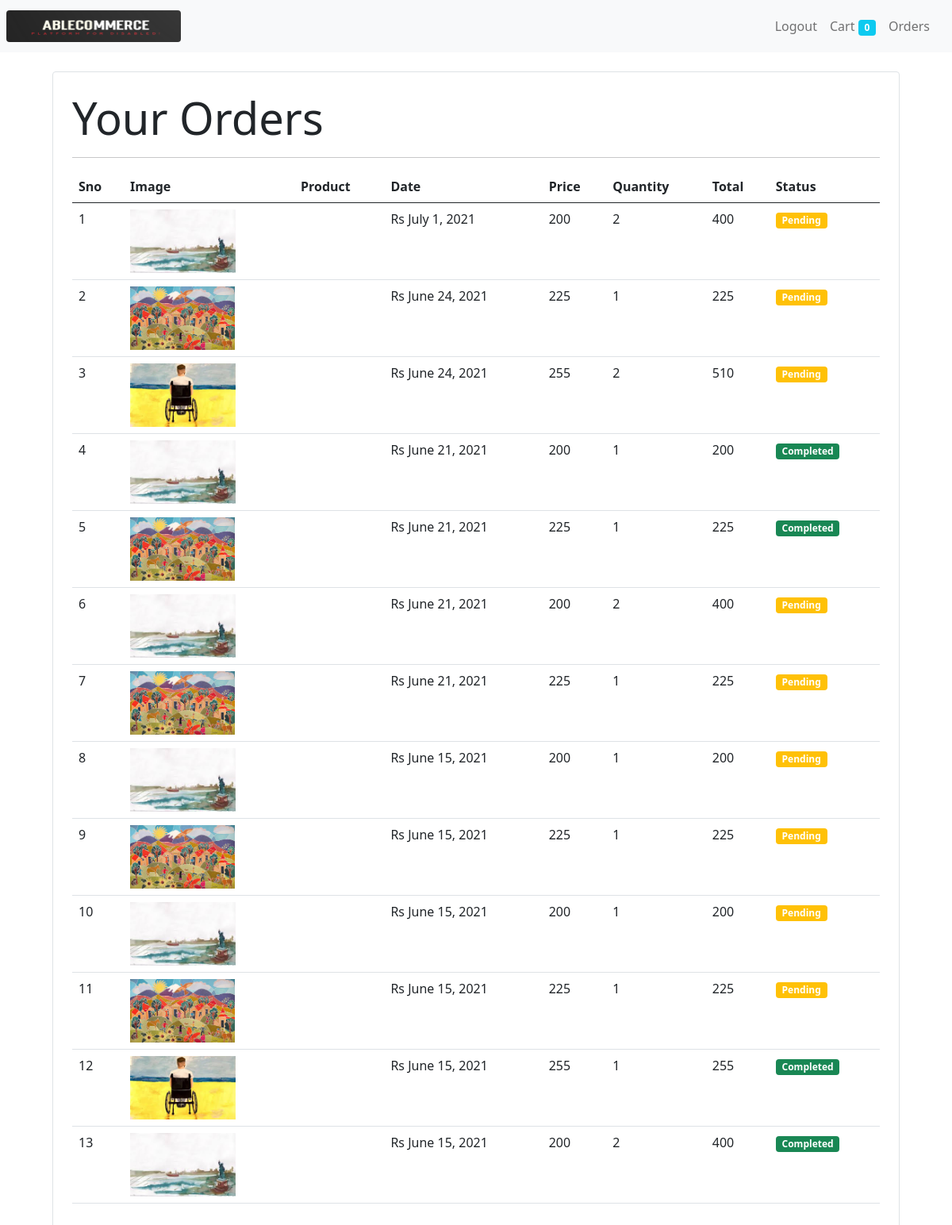
Page /orders (signed in) on the committed database.
### store/models/orders.py (models this page shows, shortened)
class Order(models.Model):
    product = models.ForeignKey(Product, on_delete=models.CASCADE)
    customer = models.ForeignKey(Customer, on_delete=models.CASCADE)
    quantity = models.IntegerField(default=1)
    price = models.IntegerField()
    address = models.CharField(max_length=50, default='', blank=True)
    phone = models.CharField(max_length=50, default='', blank=True)
    date = models.DateField(default=datetime.datetime.today)
    status = models.BooleanField(default=False)
    @staticmethod
    def get_orders_by_customer(customer_id):
        return Order. \
            objects. \
            filter(customer=customer_id)\
        .order_by('-date')

### store/models/product.py (models this page shows, shortened)
class Product(models.Model):
    name = models.CharField(max_length=50)
    price = models.IntegerField(default=0)
    category = models.ForeignKey(Category,on_delete=models.CASCADE,default=1)
    description = models.CharField(max_length=200,default='',null=True,blank=True)
    image = models.ImageField(upload_to='uploads/products/')

### store/views/orders.py (the view)
# urls.py: path('orders', OrderView.as_view(), name='orders'),
class OrderView(View):
    def get(self, request):
        customer = request.session.get('customer')
        orders = Order.get_orders_by_customer(customer)
        print(orders)
        return render(request,'orders.html', {'orders' : orders})

### store/templatetags/custom_filter.py (called while the page is built)
@register.filter(name='multiply')
def multiply(number, number1):
    return (number*number1)

### store/templates/orders.html
{% extends 'base.html' %}
{%block content%}
{% load cart %}
{% load custom_filter %}
<div class="container">
   <div class='border rounded p-4 m-4'>
      <p class="display-4 pl-4 ml-4">Your Orders</p>
      <hr>
      <table class="table">
         <thead>
            <tr>
               <th>Sno</th>
               <th>Image</th>
               <th>Product</th>
               <th>Date</th>
               <th>Price</th>
               <th>Quantity</th>
               <th>Total</th>
               <th>Status</th>
            </tr>
         </thead>
         <tbody>
            {% for order in orders %}
            <tr>
               <td>{{ forloop.counter }}</td>
               <td><img style="height: 80px" class="" src="{{order.product.image.url}}" alt=""></td>
               <td>{{orders.product.name}}</td>
               <td>Rs {{order.date}}</td>
               <td>{{order.product.price}}</td>
               <td>{{order.quantity}}</td>
               <td> {{order.quantity|multiply:order.price}}</td>
               {% if order.status %}
                  <td><small class="badge bg-success">Completed</small></td>
               {%else%}
                  <td><small class="badge bg-warning">Pending</small></td>
               {%endif%}
            </tr>
           {% endfor %}
         </tbody>
      </table>
   </div>
</div>
{%endblock%}

### rows in the picture
Order: product.image (picture), date "July 1, 2021", product.price "200", quantity "2", quantity|multiply "400", status "Pending"
Order: product.image (picture), date "June 24, 2021", product.price "225", quantity "1", quantity|multiply "225", status "Pending"
Order: product.image (picture), date "June 24, 2021", product.price "255", quantity "2", quantity|multiply "510", status "Pending"
Order: product.image (picture), date "June 21, 2021", product.price "200", quantity "1", quantity|multiply "200", status "Completed"
Order: product.image (picture), date "June 21, 2021", product.price "225", quantity "1", quantity|multiply "225", status "Completed"
Order: product.image (picture), date "June 21, 2021", product.price "200", quantity "2", quantity|multiply "400", status "Pending"
Order: product.image (picture), date "June 21, 2021", product.price "225", quantity "1", quantity|multiply "225", status "Pending"
Order: product.image (picture), date "June 15, 2021", product.price "200", quantity "1", quantity|multiply "200", status "Pending"
Order: product.image (picture), date "June 15, 2021", product.price "225", quantity "1", quantity|multiply "225", status "Pending"
Order: product.image (picture), date "June 15, 2021", product.price "200", quantity "1", quantity|multiply "200", status "Pending"
Order: product.image (picture), date "June 15, 2021", product.price "225", quantity "1", quantity|multiply "225", status "Pending"
Order: product.image (picture), date "June 15, 2021", product.price "255", quantity "1", quantity|multiply "255", status "Completed"
Order: product.image (picture), date "June 15, 2021", product.price "200", quantity "2", quantity|multiply "400", status "Completed"

### other values in the picture
{{ request.session.cart.keys|length }} "0"
